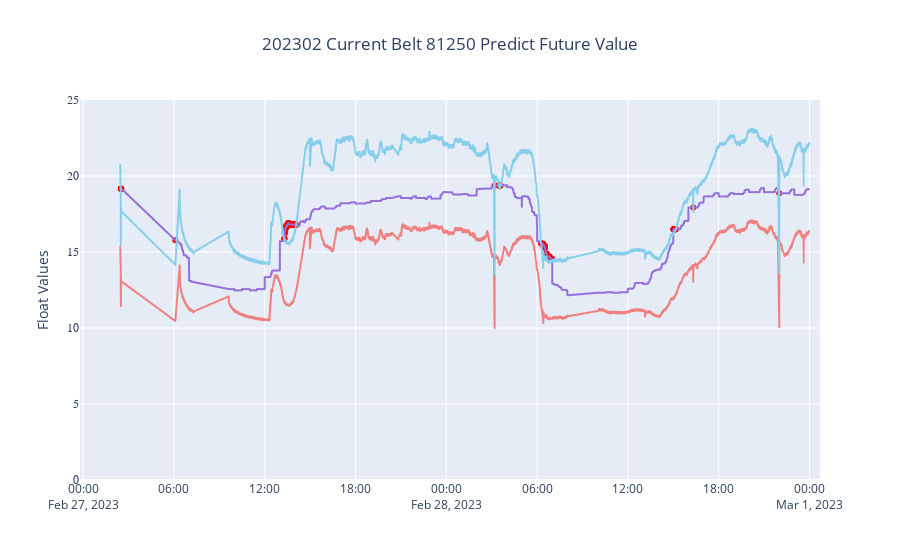

The notebook cell this image was saved under:
### Code cell
fig1=px.scatter(forecast_data_true.reset_index(), x='t_stamp', y='prediction',color_discrete_sequence=['red'])
fig3=px.line(test.reset_index(), x='t_stamp', y='prediction',color_discrete_sequence=['mediumpurple'])
fig2=px.line(test.reset_index(), x='t_stamp', y='lower_limit',color_discrete_sequence=['lightcoral'])
fig4=px.line(test.reset_index(), x='t_stamp', y='upper_limit',color_discrete_sequence=['skyblue'])
#fig5=px.line(test.reset_index(), x='t_stamp', y='floatvalue',color_discrete_sequence=['pink'])
#fig2 = px.line(test.reset_index(), x='ds', y='yhat',labels={"yhat": "Predict Data"},color_discrete_sequence=['salmon'])
#figtotal = go.Figure(data= fig1.data +fig3.data +fig2.data+fig4.data)
figtotal = go.Figure(data=fig3.data +fig1.data+fig2.data+fig4.data)
figtotal.update_layout(yaxis_range=[0,25], title_text='202302 Current Belt 81250 Predict Future Value',title_x=0.5)
figtotal.update_yaxes(title_text="Float Values",tickfont_family="Arial Black")
figtotal.show()

### Figure 1 — Plotly figure (JSON) as saved in the notebook; plotly's stock layout.template omitted (floating-point values rounded to 4 significant figures; data arrays with more than 128 entries replaced by an {"elided": "..."} marker saying what was removed)
{"data": [{"hovertemplate": "t_stamp=%{x}<br>prediction=%{y}<extra></extra>", "legendgroup": "", "line": {"color": "mediumpurple", "dash": "solid"}, "marker": {"symbol": "circle"}, "mode": "lines", "name": "", "showlegend": false, "type": "scattergl", "x": {"elided": "4980 str values"}, "xaxis": "x", "y": {"elided": "4980 float values"}, "yaxis": "y"}, {"hovertemplate": "t_stamp=%{x}<br>prediction=%{y}<extra></extra>", "legendgroup": "", "marker": {"color": "red", "symbol": "circle"}, "mode": "markers", "name": "", "orientation": "v", "showlegend": false, "type": "scatter", "x": {"elided": "233 str values"}, "xaxis": "x", "y": {"elided": "233 float values"}, "yaxis": "y"}, {"hovertemplate": "t_stamp=%{x}<br>lower_limit=%{y}<extra></extra>", "legendgroup": "", "line": {"color": "lightcoral", "dash": "solid"}, "marker": {"symbol": "circle"}, "mode": "lines", "name": "", "showlegend": false, "type": "scattergl", "x": {"elided": "4980 str values"}, "xaxis": "x", "y": {"elided": "4980 float values"}, "yaxis": "y"}, {"hovertemplate": "t_stamp=%{x}<br>upper_limit=%{y}<extra></extra>", "legendgroup": "", "line": {"color": "skyblue", "dash": "solid"}, "marker": {"symbol": "circle"}, "mode": "lines", "name": "", "showlegend": false, "type": "scattergl", "x": {"elided": "4980 str values"}, "xaxis": "x", "y": {"elided": "4980 float values"}, "yaxis": "y"}], "layout": {"title": {"text": "202302 Current Belt 81250 Predict Future Value", "x": 0.5}, "yaxis": {"range": [0, 25], "tickfont": {"family": "Arial Black"}, "title": {"text": "Float Values"}}}}
